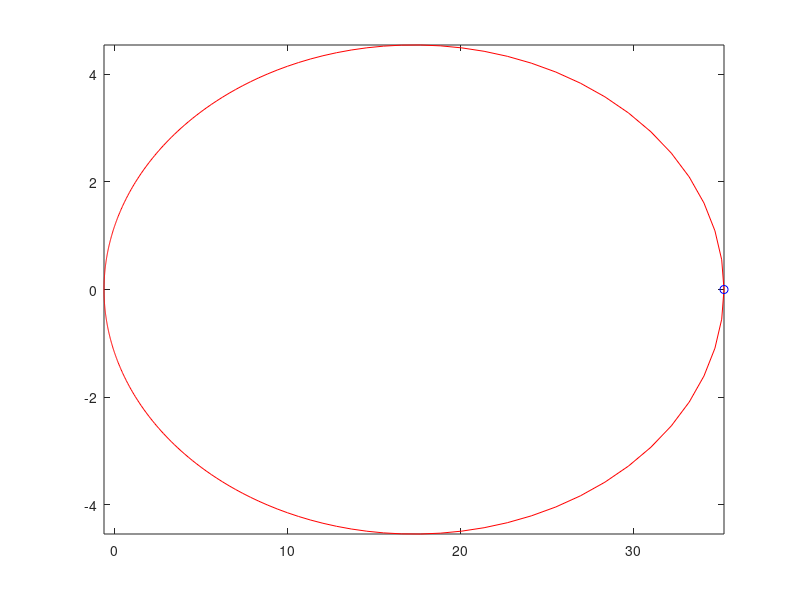

Recreate this plot in MATLAB.
%Essential MATLAB, by Valentine and Hahn
%Chapter 9 problem 5
%Maddie C.      5/14/16
%
%The equation of an ellipse in polar co-ordinates is given by:
%r=a(1-e^2)/(1-ecostheta), where a is the semi-major axis and e is the 
%eccentricity, if one focus is at the origin, 
%and the semi-major axis lies on the x-axis.
%Halley's Comet moves in an elliptical orbit
%about the sun (at one focus) with a semi-major axis of 17.9 A.U.
%(an astronomical unit, mean distance of the earth from the sun: 149.6
%million km)
%The eccentricity of the orbit is 0.967276. Write a program which draws the
%orbit of Halley's Comet and the earth (assuming the earth is circular).

a=17.9; %define the semi-major axis of orbit
e=0.967276; %define orbit eccentricity
theta=0:pi/200:2*pi; %complete revolution in radians
r=a*(1-e^2)./(1-e.*cos(theta)); %equation of an ellipse, find r of theta
x=r.*cos(theta);
y=r.*sin(theta);
comet(x,y); %plot comet path
